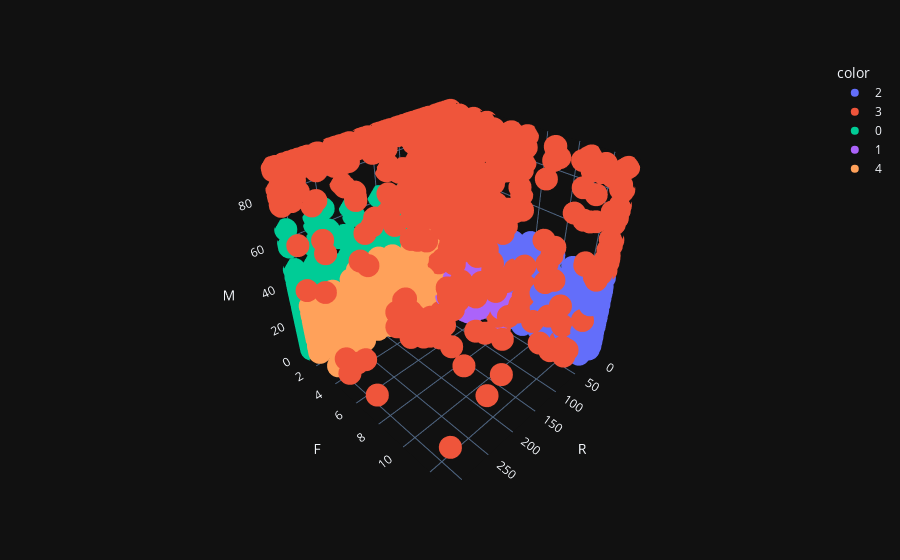

This figure's notebook cell:
### Code cell
px.scatter_3d(df_rfm_clip, x='R', y='F', z='M', color=mclust_labels.astype(str), template='plotly_dark')

### Figure 1 — Plotly figure (JSON) as saved in the notebook; plotly's stock layout.template omitted (floating-point values rounded to 4 significant figures; data arrays with more than 128 entries replaced by an {"elided": "..."} marker saying what was removed)
{"data": [{"hovertemplate": "color=2<br>R=%{x}<br>F=%{y}<br>M=%{z}<extra></extra>", "legendgroup": "2", "marker": {"color": "#636efa", "symbol": "circle"}, "mode": "markers", "name": "2", "scene": "scene", "showlegend": true, "type": "scatter3d", "x": {"elided": "711 int values"}, "y": {"elided": "711 int values"}, "z": {"elided": "711 float values"}}, {"hovertemplate": "color=3<br>R=%{x}<br>F=%{y}<br>M=%{z}<extra></extra>", "legendgroup": "3", "marker": {"color": "#EF553B", "symbol": "circle"}, "mode": "markers", "name": "3", "scene": "scene", "showlegend": true, "type": "scatter3d", "x": {"elided": "523 int values"}, "y": {"elided": "523 int values"}, "z": {"elided": "523 float values"}}, {"hovertemplate": "color=0<br>R=%{x}<br>F=%{y}<br>M=%{z}<extra></extra>", "legendgroup": "0", "marker": {"color": "#00cc96", "symbol": "circle"}, "mode": "markers", "name": "0", "scene": "scene", "showlegend": true, "type": "scatter3d", "x": {"elided": "1373 int values"}, "y": {"elided": "1373 int values"}, "z": {"elided": "1373 float values"}}, {"hovertemplate": "color=1<br>R=%{x}<br>F=%{y}<br>M=%{z}<extra></extra>", "legendgroup": "1", "marker": {"color": "#ab63fa", "symbol": "circle"}, "mode": "markers", "name": "1", "scene": "scene", "showlegend": true, "type": "scatter3d", "x": {"elided": "1151 int values"}, "y": {"elided": "1151 int values"}, "z": {"elided": "1151 float values"}}, {"hovertemplate": "color=4<br>R=%{x}<br>F=%{y}<br>M=%{z}<extra></extra>", "legendgroup": "4", "marker": {"color": "#FFA15A", "symbol": "circle"}, "mode": "markers", "name": "4", "scene": "scene", "showlegend": true, "type": "scatter3d", "x": {"elided": "578 int values"}, "y": {"elided": "578 int values"}, "z": {"elided": "578 float values"}}], "layout": {"legend": {"title": {"text": "color"}, "tracegroupgap": 0}, "margin": {"t": 60}, "scene": {"domain": {"x": [0, 1], "y": [0, 1]}, "xaxis": {"title": {"text": "R"}}, "yaxis": {"title": {"text": "F"}}, "zaxis": {"title": {"text": "M"}}}}}
